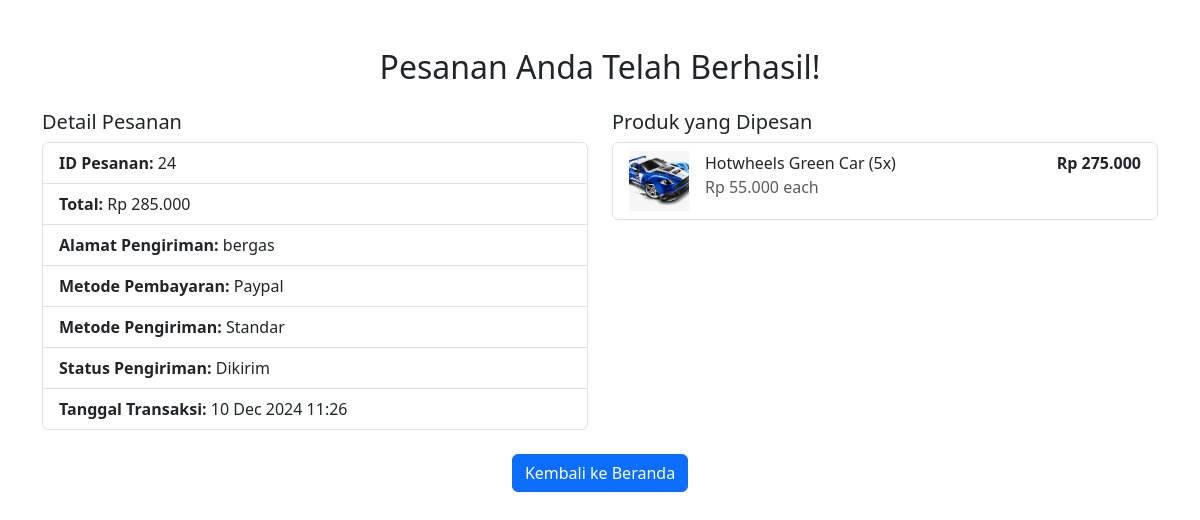
Screenshot of /user/success.php?pesanan_id=24 with the database file from the repository.
### tables this page shows
CREATE TABLE `pesanan` (
  `id` int(11) NOT NULL,
  `pengguna_id` int(11) DEFAULT NULL,
  `tanggal_transaksi` datetime NOT NULL,
  `total` decimal(10,2) DEFAULT NULL,
  `alamat` text DEFAULT NULL,
  `metode_pembayaran` enum('paypal','e-wallet') DEFAULT NULL,
  `metode_pengiriman` enum('standar','ekspres') NOT NULL,
  `kupon_id` int(11) DEFAULT NULL,
  `status_pengiriman` enum('Menunggu Konfirmasi','Sedang Diproses','Dikirim','Selesai') DEFAULT 'Menunggu Konfirmasi'
);

CREATE TABLE `rincianpesanan` (
  `id` int(11) NOT NULL,
  `pesanan_id` int(11) DEFAULT NULL,
  `produk_id` int(11) DEFAULT NULL,
  `jumlah` int(11) DEFAULT NULL,
  `harga` decimal(10,2) NOT NULL,
  `subtotal` decimal(10,2) NOT NULL
);

CREATE TABLE `produk` (
  `id` int(11) NOT NULL,
  `nama` varchar(255) NOT NULL,
  `deskripsi` text DEFAULT NULL,
  `harga` decimal(10,2) NOT NULL,
  `gambar` varchar(255) DEFAULT NULL,
  `kategori` varchar(255) DEFAULT NULL,
  `stok` int(11) DEFAULT 0,
  `stok_minimum` int(11) DEFAULT 0,
  `diskon` decimal(10,2) DEFAULT 0.00
);

### user/success.php (the view, shortened to what this page needs)
<?php
$pesanan_id = $_GET['pesanan_id'];
$conn = dbConnect();
$stmt = $conn->prepare("SELECT p.id, p.total, p.alamat, p.metode_pembayaran, p.metode_pengiriman, p.status_pengiriman, p.tanggal_transaksi, k.kode AS kupon_kode
                        FROM Pesanan p
                        LEFT JOIN kupon k ON p.kupon_id = k.id
                        WHERE p.id = ?");
$stmt->bind_param('i', $pesanan_id);
$stmt->execute();
$pesanan = $stmt->get_result()->fetch_assoc();
$stmt = $conn->prepare("SELECT rp.produk_id, rp.jumlah, rp.harga, rp.subtotal, pr.nama, pr.gambar
                        FROM RincianPesanan rp
                        JOIN Produk pr ON rp.produk_id = pr.id
                        WHERE rp.pesanan_id = ?");
$stmt->bind_param('i', $pesanan_id);
$stmt->execute();
$detail_pesanan = $stmt->get_result();
?>
<!DOCTYPE html>
<html lang="en">
<head>
    <link href="https://cdn.jsdelivr.net/npm/bootstrap@5.3.0/dist/css/bootstrap.min.css" rel="stylesheet">
</head>
<body>
    <div class="container py-5">
        <h2 class="text-center">Pesanan Anda Telah Berhasil!</h2>
        <div class="row mt-4">
            <div class="col-md-6">
                <h5>Detail Pesanan</h5>
                <ul class="list-group">
                    <li class="list-group-item"><strong>ID Pesanan:</strong> <?= $pesanan['id'] ?></li>
                    <li class="list-group-item"><strong>Total:</strong> Rp <?= number_format($pesanan['total'], 0, ',', '.') ?></li>
                    <li class="list-group-item"><strong>Alamat Pengiriman:</strong> <?= htmlspecialchars($pesanan['alamat']) ?></li>
                    <li class="list-group-item"><strong>Metode Pembayaran:</strong> <?= ucfirst($pesanan['metode_pembayaran']) ?></li>
                    <li class="list-group-item"><strong>Metode Pengiriman:</strong> <?= ucfirst($pesanan['metode_pengiriman']) ?></li>
                    <li class="list-group-item"><strong>Status Pengiriman:</strong> <?= $pesanan['status_pengiriman'] ?></li>
                    <li class="list-group-item"><strong>Tanggal Transaksi:</strong> <?= date('d M Y H:i', strtotime($pesanan['tanggal_transaksi'])) ?></li>
                </ul>
            </div>
            <div class="col-md-6">
                <h5>Produk yang Dipesan</h5>
                <ul class="list-group">
                    <?php while ($item = $detail_pesanan->fetch_assoc()): ?>
                        <li class="list-group-item d-flex justify-content-between">
                            <div class="d-flex">
                                <img src="produk/<?= htmlspecialchars($item['gambar']) ?>" alt="<?= htmlspecialchars($item['nama']) ?>" style="width: 60px; height: 60px; object-fit: cover;" class="me-3">
                                <div>
                                    <p class="mb-0"><?= htmlspecialchars($item['nama']) ?> (<?= $item['jumlah'] ?>x)</p>
                                    <p class="text-muted mb-0">Rp <?= number_format($item['harga'], 0, ',', '.') ?> each</p>
                                </div>
                            </div>
                            <span class="fw-bold">Rp <?= number_format($item['subtotal'], 0, ',', '.') ?></span>
                        </li>
                    <?php endwhile; ?>
                </ul>
            </div>
        </div>
        <div class="text-center mt-4">
            <a href="home.php" class="btn btn-primary">Kembali ke Beranda</a>
        </div>
    </div>
</body>
</html>

### rows the page displays
pesanan: id "24", total "285.000", alamat "bergas", metode_pembayaran "Paypal", metode_pengiriman "Standar", status_pengiriman "Dikirim", tanggal_transaksi "10 Dec 2024 11:26"
rincianpesanan: produk.gambar (picture), produk.nama "Hotwheels Green Car", jumlah "5", harga "55.000", subtotal "275.000"
